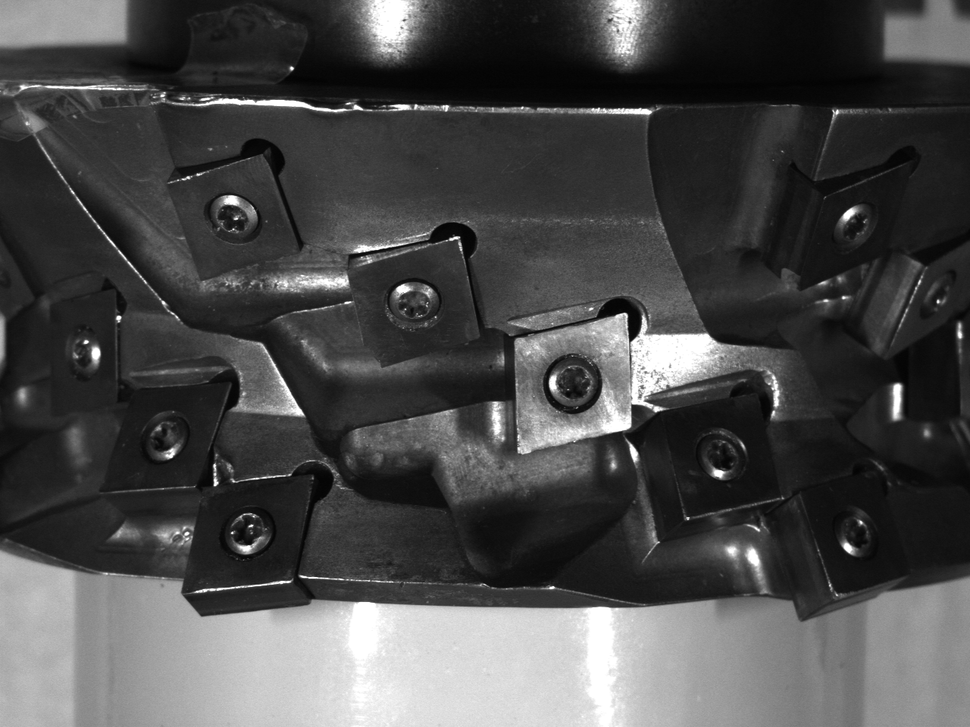
%> input picture Assignment4/HeadTool0002.bmp, 970 x 727 px, shrunk from 1280 x 960 before the run
$ octave Lab4.m   (GNU Octave 9; MATLAB toolbox functions it lacks are replaced by stand-ins)
%> lines starting %> are read from the running program, lines starting %| are printed output that depends on the picture
clear all;
close all;
ID = "S4151968";
rng(100)
I = imread('HeadTool0002.bmp');
%> I is the input picture: size 727x970 uint8; min 2, max 255, mean 74.4
I = im2double(I);
%> I: size 727x970 double
I2 = adapthisteq(I, 'ClipLimit', 0.3);
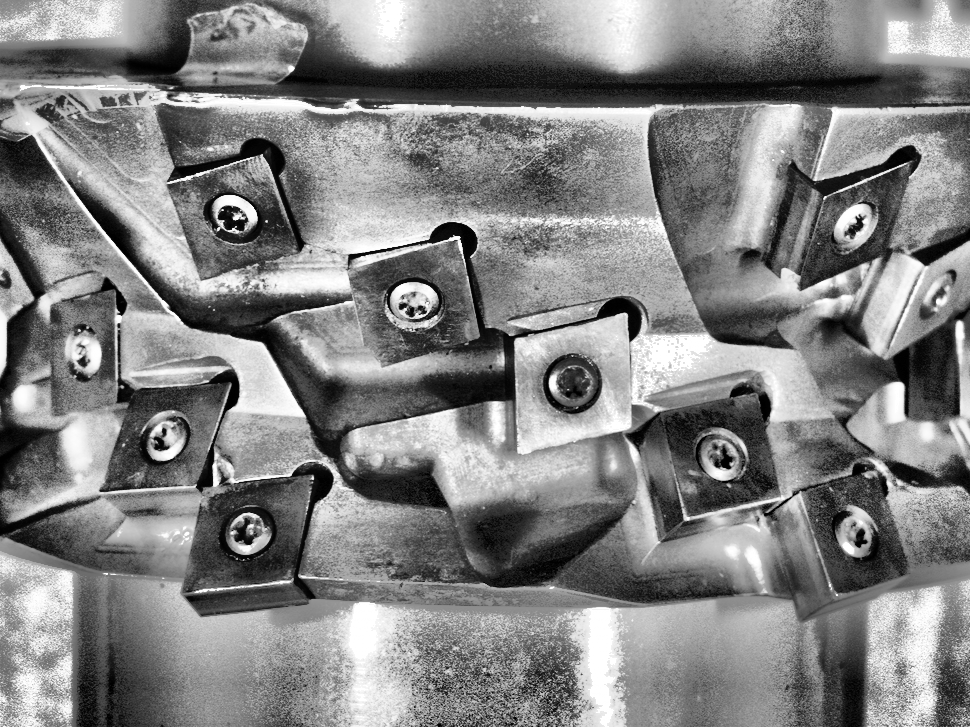
%> I2: size 727x970 double; min 0, max 1, mean 0.513
%'ObjectPolarity','bright',
sensitivities = [0.89, 0.90];
figure('NumberTitle', 'off', 'Name', "Head tool",'units','normalized','outerposition',[0 0 1 1])
tolerance = 200;
for i=1:length(sensitivities)
    sp = subplot(1,2,i);
     sp.Position = sp.Position + [0 0 0.05 0];
    imshow(I2);
    [c, r] = imfindcircles(I2,[20 40],'Sensitivity',sensitivities(i));
    viscircles(c, r, 'EdgeColor', 'r')
    title(["HEAD TOOL WITH SENSITIVITY ="+sensitivities(i)+ "["+ID+"]"])
end
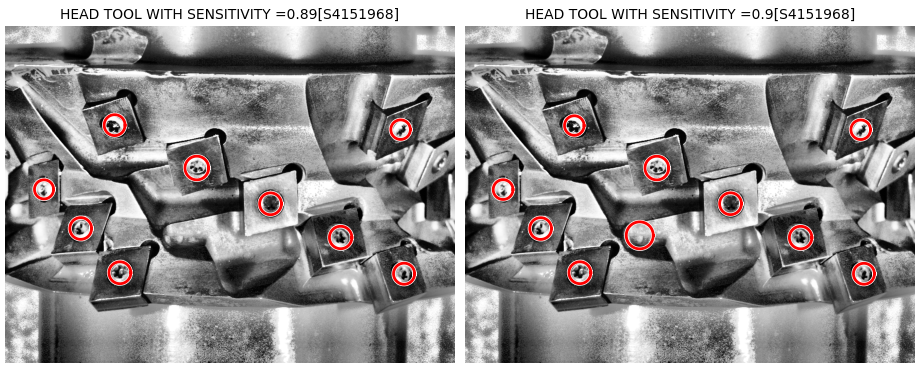
%> figure redrawn from the program's plot data, 2 panels

figure('NumberTitle', 'off', 'Name', "HEAD TOOL 2 STRONGEST CIRCLE",'units','normalized','outerposition',[0 0 1 1])
imshow(I2);
[c, r] = imfindcircles(I2,[20 40],'Sensitivity',0.9);
%> c = [723.9 456.6; 248.1 532.3; 572.8 383.6; 414 306.7; 860.4 534.6; 163.5 437.1; 236.1 215.1; 82.6 353.2; 853.4 224.2; 377.2 451.8]
circleRadiiVector = [c r];
%> circleRadiiVector = [723.9 456.6 24.26; 248.1 532.3 23.6; 572.8 383.6 23.53; 414 306.7 25.53; 860.4 534.6 22.58; 163.5 437.1 23.44; 236.1 215.1 21.09; 82.6 353.2 21.29; 853.4 224.2 21.07; 377.2 451.8 29.12]
%> (the run ends here)
